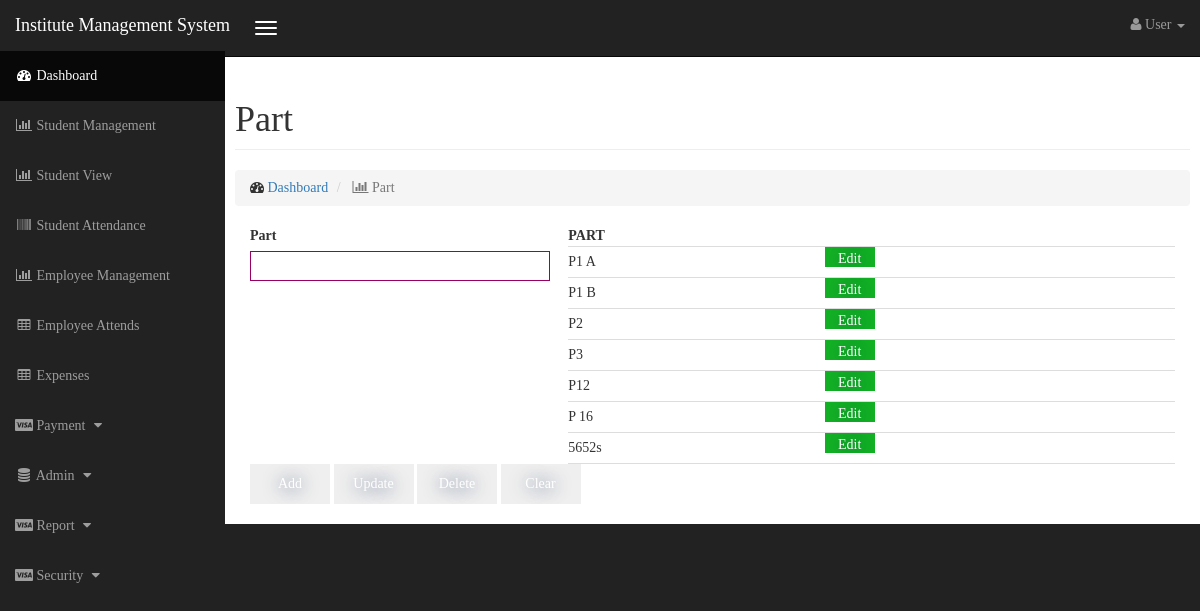
The page /part.php on the database its author committed.
### tables this page shows
CREATE TABLE `part_tbl` (
  `id` int(11) NOT NULL AUTO_INCREMENT,
  `name` varchar(45) DEFAULT NULL,
  PRIMARY KEY (`id`)
);

### dbconfig.php (called while the page is built, shortened)
<?php
function connection()
{
    $servername = "localhost";
    $username = "root";
    $password = "525625";
    $database = "kelanidb";
    $conn = new mysqli($servername, $username, $password,$database);
    return $conn;
}
function getData($query){
    $result = mysqli_query(connection(),$query);
    return $result;
}
?>

### part.php (the view, shortened to what this page needs)
<!DOCTYPE html>
<html lang="en">
<head>
<link href="./css/bootstrap.min.css" rel="stylesheet">
<link href="./css/sb-admin.css" rel="stylesheet">
<link href="./css/plugins/morris.css" rel="stylesheet">
<link href="./font-awesome/css/font-awesome.min.css" rel="stylesheet" type="text/css">
<link href="./css/formcss.css" rel="stylesheet" type="text/css">
</head><body>
<?php
include_once './inc/top.php';
?>
    <div id="wrapper">
        <div id="page-wrapper">
            <div class="container-fluid">
                <div class="row">
                    <div class="col-lg-">
                        <h1 class="page-header">
                            Part
                        </h1>
                        <ol class="breadcrumb">
                            <li>
                                <i class="fa fa-dashboard"></i>  <a href="index.php">Dashboard</a>
                            </li>
                            <li class="active">
                                <i class="fa fa-bar-chart-o"></i> Part
                            </li>
                        </ol>
                    </div>
                </div>
                <form method="post" action="controller/partController.php" id="partmg">
                    <div class="row">
                        <div class="col-lg-4">
                            <label>Part</label><br/>
                            <input type="text" name="txtPart" size="45" maxlength="45" required/><br/>
                        </div>
                        <div class="col-lg-8 selecttable">
                        	<?php
							include_once 'dbconfig.php';
							$query = "SELECT `name` FROM part_tbl;";
							$result =getData($query);
							echo "<table width='100%'>";
							echo "<tr><th>PART</th><th>&nbsp;</th></tr>";
							while($row = mysqli_fetch_array($result)){
								echo "<tr><td>" . $row['name'] ."</td><td><input type='button' value='Edit'></td></tr>";
							}
							echo "</table>";
							?>
                        </div>
                    </div>
                    <div class="row">
                        <div class="col-lg-12">
                            <input type="submit" value="Add" name="btnAdd"/>
                            <input type="submit" value="Update" name="btnUpdate"/>
                            <input type="submit" value="Delete" name="btnDelete"/>
                            <input type="reset" value="Clear" name="btnClear"/>
                        </div>
                    </div>
                </form>
            </div>
        </div>
    </div>
</body></html>

### css/sb-admin.css (style rules this page uses)
body { margin-top: 100px; background-color: #222; font-family: Calibri; }
@media (min-width:768px) { body { margin-top: 50px; } }
#wrapper { padding-left: 0; }
#page-wrapper { width: 100%; padding: 0; background-color: #fff; }
@media (min-width:768px) { #wrapper { padding-left: 225px; } }
@media (min-width:768px) { #page-wrapper { padding: 10px; } }

### css/formcss.css (style rules this page uses)
body { overflow-y: scroll; overflow-x: hidden; }
.selecttable input[type="button"] { width:50px !important; height:20px !important ; background-color:#13b224; font:9px; padding:2px; }
input, textarea, select { margin-bottom:10px; border:1px solid #906; width:300px; font-size:14px !important; }
input, select { height:30px; width:300px; }
input[type=submit], [type=reset], [type="button"] { //background-color:#62387a; display:inline-block; cursor:pointer; color:#ffffff; font-family:Calibri; font-size:18px; height:40px !important; width:80px !important; text-decoration:none; text-shadow:0px 1px 17px #283966; border:none; }
table { font-size:14px; }
th, td { border-bottom: 1px solid #ddd; }

### rows shown on the page
part_tbl: name "P1 A"
part_tbl: name "P1 B"
part_tbl: name "P2"
part_tbl: name "P3"
part_tbl: name "P12"
part_tbl: name "P 16"
part_tbl: name "5652s"
